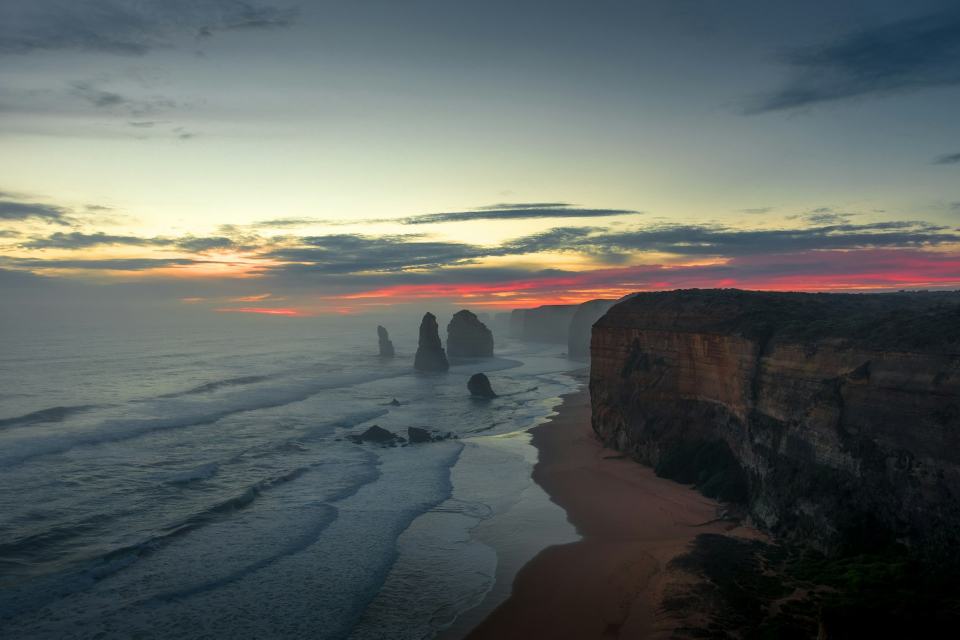
#> input picture test-images/test2.jpeg, 1920 x 1279 px (shown at 1/2 size)
$ python CIELCH-ds.py
#> lines starting #> are read from the running program, lines starting #| are printed output that depends on the picture
import numpy as np
from PIL import Image
import plotly.graph_objects as go
from skimage.color import rgb2lab

# 读取图像并转换为RGB数组
image_path = 'test-images/test2.jpeg'  # 替换为你的图片路径
# 网页通过共享入口传入 RGB 图像；直接运行时继续使用示例图片。
img_rgb = globals().get('INPUT_IMAGE')
if img_rgb is None:
    img = Image.open(image_path).convert('RGB')
#> img is the input picture: PIL image 1920x1279 RGB; mean R, G, B 93.8, 99.9, 97.3
    img_rgb = np.array(img)

# 转换为CIELAB色彩空间
img_lab = rgb2lab(img_rgb)
#> img_lab: shape (1279, 1920, 3) float64; mean of channels 0, 1, 2 40.7, -2.2, 0.4
L = img_lab[:, :, 0]
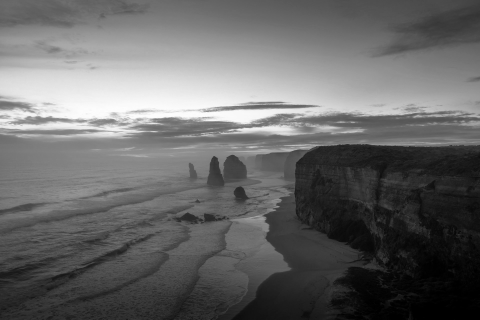
#> L: shape (1279, 1920) float64 (shown at 1/4 size); min 0, max 99.55, mean 40.7; drawn with min black and max white
a = img_lab[:, :, 1]
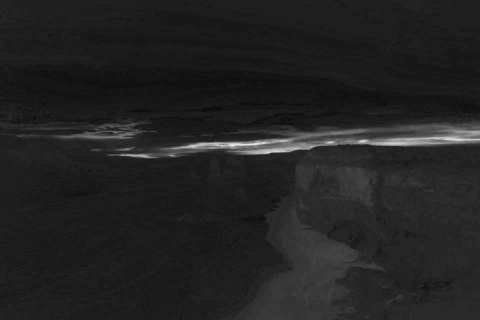
#> a: shape (1279, 1920) float64 (shown at 1/4 size); min -12.99, max 66.11, mean -2.2; drawn with min black and max white
b = img_lab[:, :, 2]
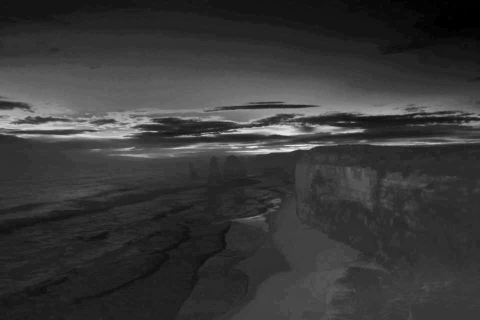
#> b: shape (1279, 1920) float64 (shown at 1/4 size); min -16.2, max 57.91, mean 0.4; drawn with min black and max white

# 计算色度(Chroma)和色相(Hue)
C = np.sqrt(a**2 + b**2)
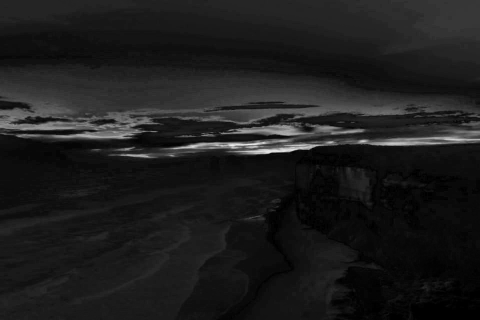
#> C: shape (1279, 1920) float64 (shown at 1/4 size); min 0, max 75.33, mean 8.6; drawn with min black and max white
h_rad = np.arctan2(b, a)  # 弧度制角度（-π到π）
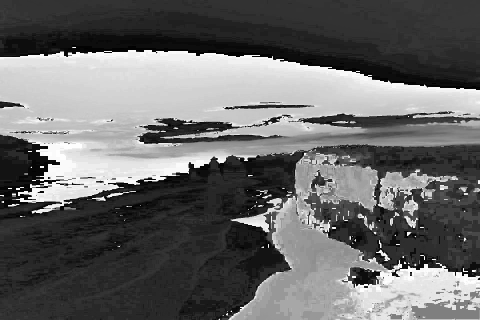
#> h_rad: shape (1279, 1920) float64 (shown at 1/4 size); min -3.13, max 3.13, mean -0.563; drawn with min black and max white
h_deg = np.degrees(h_rad) % 360  # 转换为0-360度
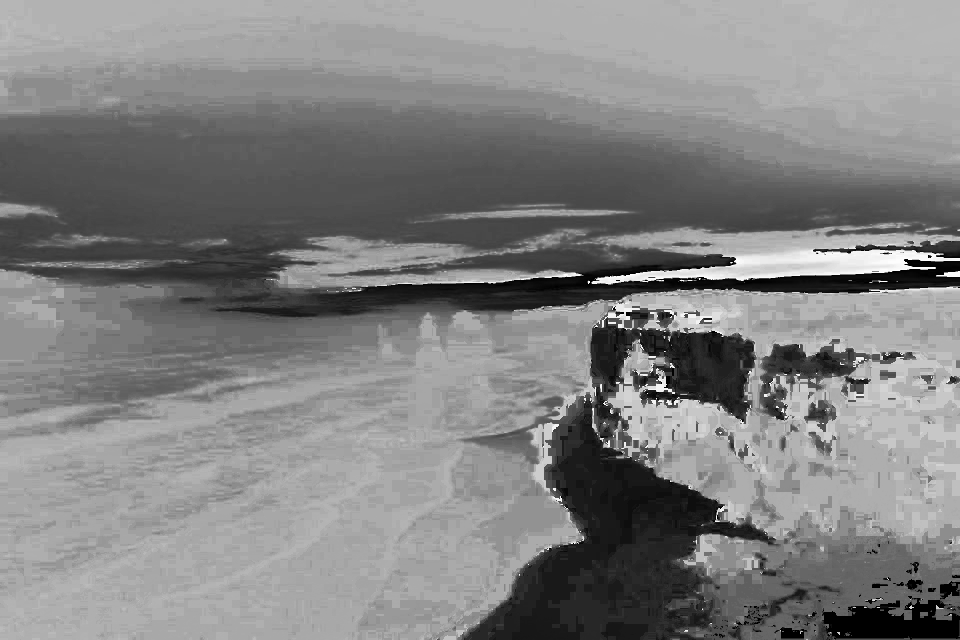
#> h_deg: shape (1279, 1920) float64 (shown at 1/2 size); min 0, max 360, mean 183.3; drawn with min black and max white

# 展平数组并降采样
height, width = img_rgb.shape[:2]
num_pixels = height * width
max_samples = globals().get('MAX_SAMPLES', 2000)
step_size = max(1, int(np.ceil(num_pixels / max_samples)))

# 创建采样掩码
xx, yy = np.meshgrid(np.arange(width), np.arange(height))
indices = yy * width + xx
sampled_indices = indices.flatten()[::step_size]

# 提取采样数据
L_flat = L.flatten()[sampled_indices]
#> L_flat = 2000 values, max 98.52 at index 668, min 0 at index 1823, mean 40.75
C_flat = C.flatten()[sampled_indices]
#> C_flat = 2000 values, max 62.11 at index 939, min 0 at index 1823, mean 8.59
h_rad_flat = h_rad.flatten()[sampled_indices]
#> h_rad_flat = 2000 values, max 3.13 at index 1737, min -3.1 at index 787, mean -0.584
colors = img_rgb.reshape(-1, 3)[sampled_indices]
#> colors = 2000 rows, first 8: [80, 96, 111], [63, 82, 97], [86, 104, 114], [45, 72, 93], [68, 87, 101], [77, 95, 109], [50, 72, 93], [74, 93, 107]

# 转换为圆柱坐标
x = C_flat * np.cos(h_rad_flat)  # 色度在极坐标中的X分量
#> x = 2000 values, max 54.32 at index 874, min -10.16 at index 781, mean -2.27
y = C_flat * np.sin(h_rad_flat)  # 色度在极坐标中的Y分量
#> y = 2000 values, max 48.3 at index 828, min -16.1 at index 111, mean 0.373
z = L_flat                      # 明度作为高度
#> z has the same summary as L_flat

# 创建圆柱体可视化
fig = go.Figure()

# 添加颜色点云
fig.add_trace(go.Scatter3d(
    x=x,
    y=y,
    z=z,
    mode='markers',
    marker=dict(
        size=3,
        color=colors/255,
        opacity=0.9,
        line=dict(width=0)
    ),
    hovertemplate=
    '<b>Hue</b>: %{text[0]:.1f}°<br>' +
    '<b>Chroma</b>: %{text[1]:.1f}<br>' +
    '<b>Lightness</b>: %{z:.1f}<extra></extra>',
    text=np.stack([h_deg.flatten()[sampled_indices], C_flat], axis=1)
))

# 计算最大色度用于圆柱体轮廓
max_chroma = C_flat.max() * 1.1
#> max_chroma = 68.32

# 添加圆柱体轮廓线
theta = np.linspace(0, 2*np.pi, 100)  # 角度范围
z_levels = np.linspace(0, 100, 5)    # 明度分层

# 添加圆柱体侧面轮廓线
for z_val in z_levels:
    x_cyl = max_chroma * np.cos(theta)
    y_cyl = max_chroma * np.sin(theta)
    fig.add_trace(go.Scatter3d(
        x=x_cyl,
        y=y_cyl,
        z=np.full_like(theta, z_val),
        mode='lines',
        line=dict(color='white', width=1),
        showlegend=False,
        hoverinfo='skip'
    ))

# 添加圆柱体顶部和底部轮廓线
for z_val in [0, 100]:
    x_cyl = max_chroma * np.cos(theta)
    y_cyl = max_chroma * np.sin(theta)
    fig.add_trace(go.Scatter3d(
        x=x_cyl,
        y=y_cyl,
        z=np.full_like(theta, z_val),
        mode='lines',
        line=dict(color='white', width=1),
        showlegend=False,
        hoverinfo='skip'
    ))

# 添加垂直轮廓线
for angle in np.linspace(0, 2*np.pi, 6):  # 每30度一条垂直线
    x_line = [max_chroma * np.cos(angle), max_chroma * np.cos(angle)]
    y_line = [max_chroma * np.sin(angle), max_chroma * np.sin(angle)]
    z_line = [0, 100]
    fig.add_trace(go.Scatter3d(
        x=x_line,
        y=y_line,
        z=z_line,
        mode='lines',
        line=dict(color='white', width=1),
        showlegend=False,
        hoverinfo='skip'
    ))
#> this loop made 6 passes
#> (angle, x_line, y_line) on passes 2 to 6: (1.26, [21.11, 21.11], [64.98, 64.98]), (2.51, [-55.28, -55.28], [40.16, 40.16]), (3.77, [-55.28, -55.28], [-40.16, -40.16]), (5.03, [21.11, 21.11], [-64.98, -64.98]), (6.28, [68.32, 68.32], [-1.67e-14, -1.67e-14])

# 添加顶面和底面的同心圆
for r in np.linspace(0, max_chroma, 6)[1:]:  # 从内到外添加同心圆
    for z_val in [0, 100]:
        x_circle = r * np.cos(theta)
        y_circle = r * np.sin(theta)
        fig.add_trace(go.Scatter3d(
            x=x_circle,
            y=y_circle,
            z=np.full_like(theta, z_val),
            mode='lines',
            line=dict(color='white', width=1, dash='dot'),
            showlegend=False,
            hoverinfo='skip'
        ))
#> this loop made 5 passes
#> r on passes 1 to 5: 13.66, 27.33, 40.99, 54.66, 68.32

# 优化布局
fig.update_layout(
    title='Cylindrical CIELCH Color Space',
    scene=dict(
        xaxis=dict(visible=False),  # 隐藏X轴
        yaxis=dict(visible=False),  # 隐藏Y轴
        zaxis=dict(visible=False),  # 隐藏Z轴
        aspectmode='manual',
        aspectratio=dict(x=1, y=1, z=1),
        camera=dict(
            up=dict(x=0, y=0, z=1),
            center=dict(x=0, y=0, z=0),
            eye=dict(x=1.5, y=1.5, z=0.8)
        ),
        bgcolor='black'  # 背景设为黑色
    ),
    margin=dict(l=0, r=0, b=0, t=30),
    font=dict(family="Arial", size=12, color='white')  # 字体颜色设为白色
)

# 显示图表
if globals().get('SHOW_FIGURE', True):
    fig.show()

# 保存为HTML文件
# fig.write_html("cielch_cylinder_outline_black.html")

$ run again, with test-images/test1.jpeg copied over test-images/test2.jpeg
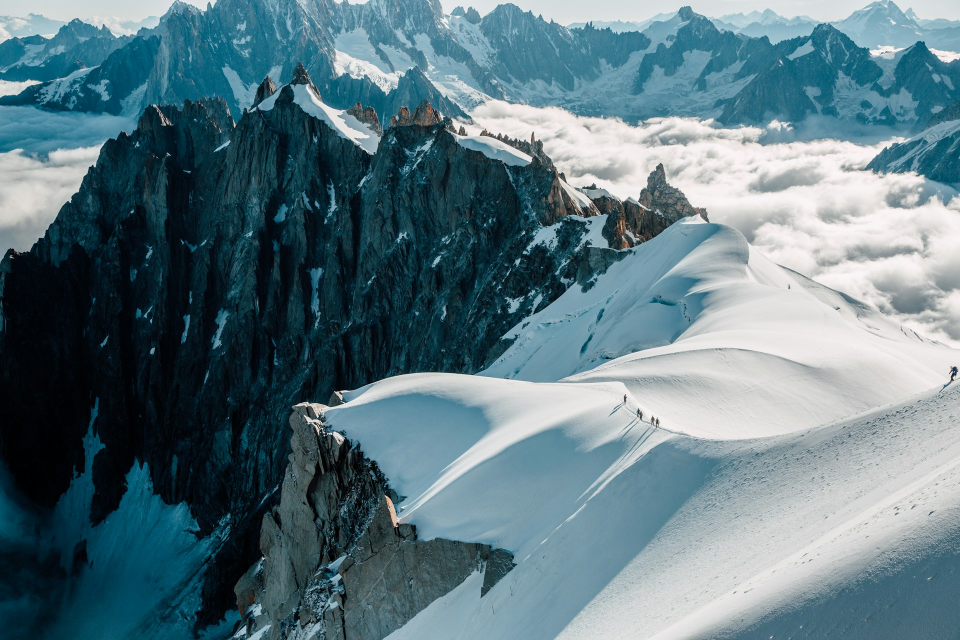
#> input picture test-images/test1.jpeg, 1920 x 1280 px (shown at 1/2 size)
#> img is the input picture: PIL image 1920x1280 RGB; mean R, G, B 93.6, 120.2, 129.2
#> img_lab: shape (1280, 1920, 3) float64; mean of channels 0, 1, 2 47.5, -5.8, -7.7
#> `h_rad = np.arctan2(b, a)`:
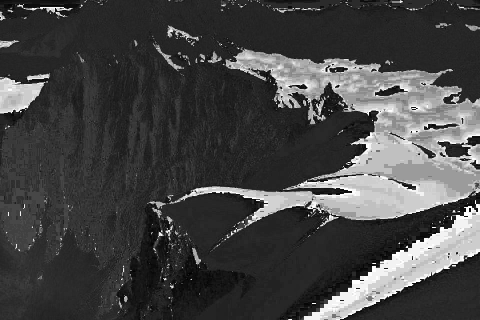
#> h_rad: shape (1280, 1920) float64 (shown at 1/4 size); min -3.14, max 3.14, mean -1.42; drawn with min black and max white
#> `h_deg = np.degrees(h_rad) % 360`:
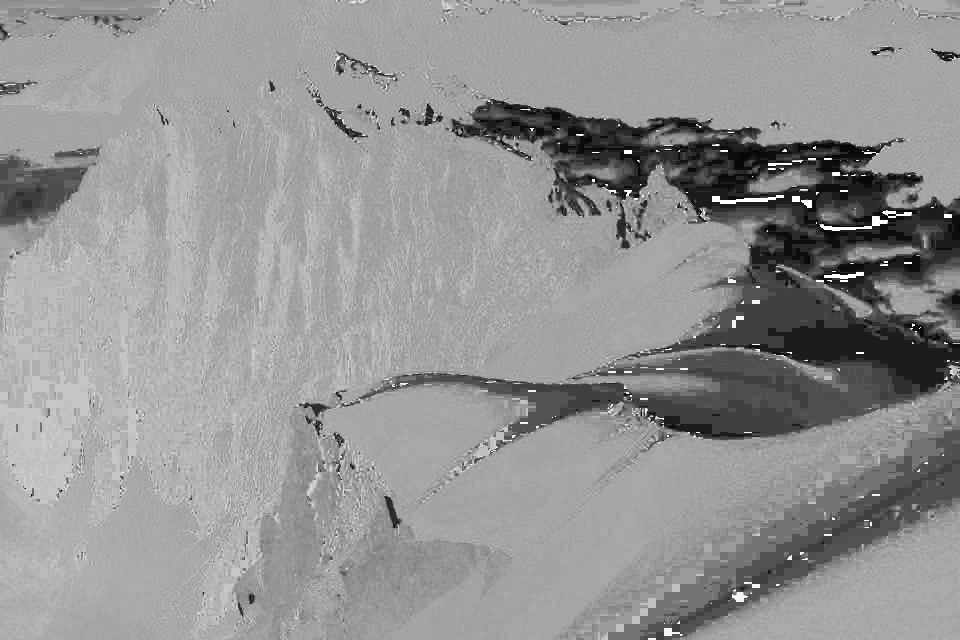
#> h_deg: shape (1280, 1920) float64 (shown at 1/2 size); min 0, max 360, mean 209.1; drawn with min black and max white
#> L_flat = 2000 values, max 97.16 at index 720, min 0.0396 at index 1292, mean 47.59
#> C_flat = 2000 values, max 26.92 at index 150, min 0.00415 at index 1243, mean 10.44
#> h_rad_flat = 2000 values, max 3.13 at index 1488, min -3.11 at index 1491, mean -1.4
#> colors = 2000 rows, first 8: [200, 212, 212], [211, 221, 222], [134, 185, 202], [140, 178, 197], [211, 221, 222], [220, 225, 228], [218, 224, 224], [222, 232, 234]
#> x = 2000 values, max 12.19 at index 1641, min -17.5 at index 336, mean -5.83
#> y = 2000 values, max 14.81 at index 1616, min -23.11 at index 198, mean -7.76
#> z has the same summary as L_flat
#> max_chroma = 29.62
#> the loop `for angle in np.linspace(0, 2*np.pi, 6):` made 6 passes
#> (angle, x_line, y_line) on passes 2 to 6: (1.26, [9.15, 9.15], [28.17, 28.17]), (2.51, [-23.96, -23.96], [17.41, 17.41]), (3.77, [-23.96, -23.96], [-17.41, -17.41]), (5.03, [9.15, 9.15], [-28.17, -28.17]), (6.28, [29.62, 29.62], [-7.25e-15, -7.25e-15])
#> the loop `for r in np.linspace(0, max_chroma, 6)[1:]:` made 5 passes
#> r on passes 1 to 5: 5.92, 11.85, 17.77, 23.69, 29.62

$ run again, with test-images/test3.jpeg copied over test-images/test2.jpeg
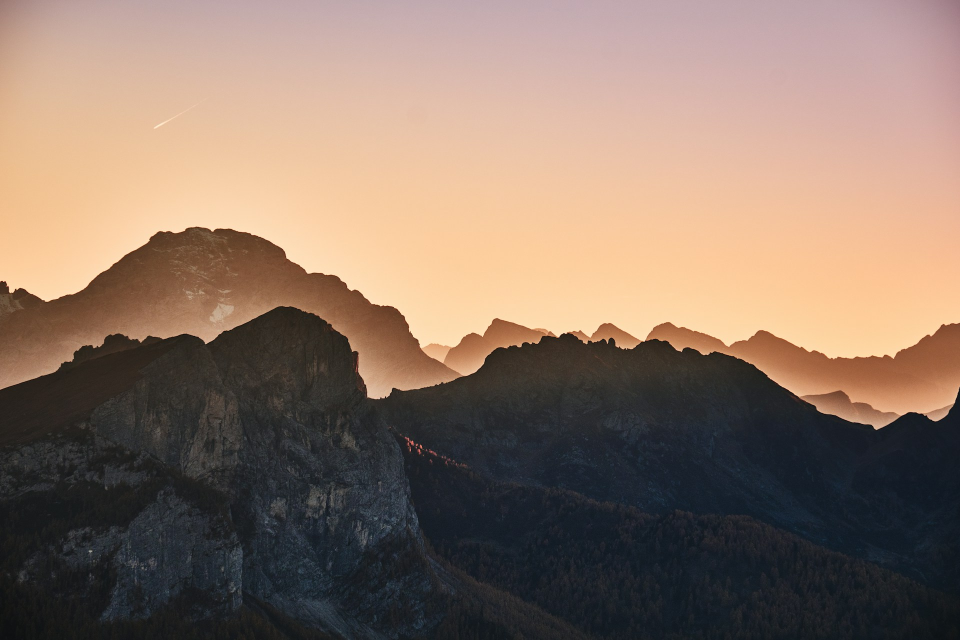
#> input picture test-images/test3.jpeg, 1920 x 1280 px (shown at 1/2 size)
#> img is the input picture: PIL image 1920x1280 RGB; mean R, G, B 138.8, 117.4, 103.6
#> img_lab: shape (1280, 1920, 3) float64; mean of channels 0, 1, 2 49.1, 6.2, 9.8
#> `h_rad = np.arctan2(b, a)`:
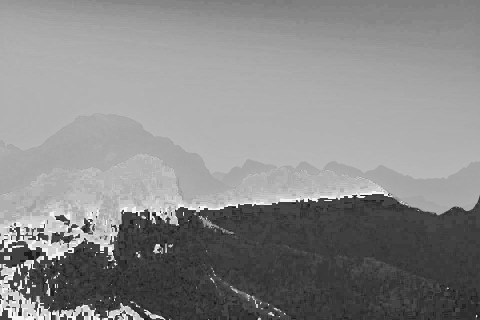
#> h_rad: shape (1280, 1920) float64 (shown at 1/4 size); min -3.13, max 3.13, mean 0.237; drawn with min black and max white
#> `h_deg = np.degrees(h_rad) % 360`:
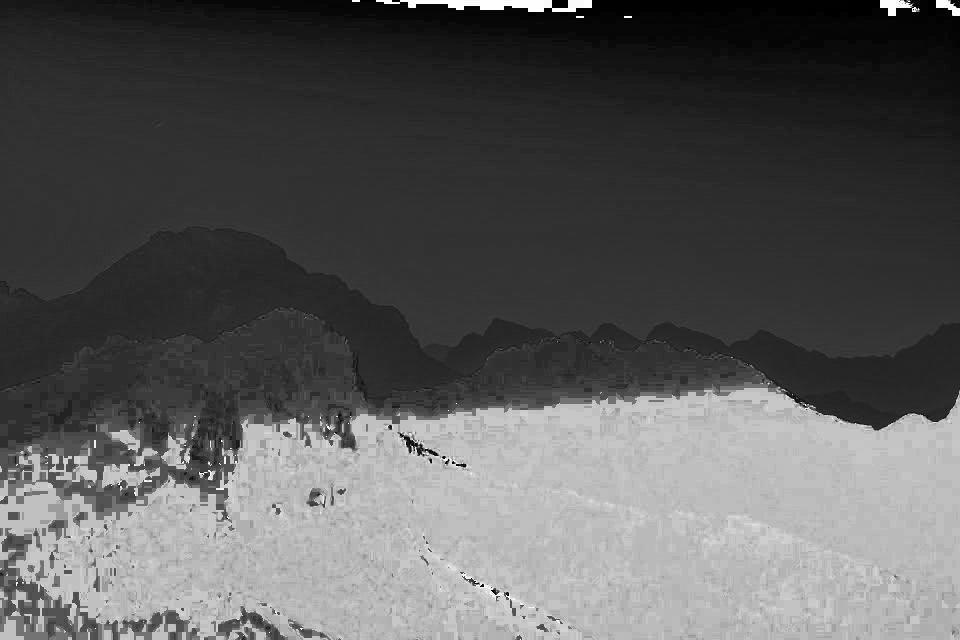
#> h_deg: shape (1280, 1920) float64 (shown at 1/2 size); min 0.00167, max 360, mean 127.3; drawn with min black and max white
#> L_flat = 2000 values, max 94.29 at index 1038, min 4.66 at index 1995, mean 49.04
#> C_flat = 2000 values, max 42.34 at index 1076, min 0.000922 at index 1906, mean 15.3
#> h_rad_flat = 2000 values, max 2.85 at index 1403, min -2.51 at index 1919, mean 0.228
#> colors = 2000 rows, first 8: [154, 121, 114], [192, 167, 173], [194, 169, 172], [185, 155, 163], [192, 169, 175], [191, 166, 169], [190, 165, 171], [192, 169, 175]
#> x = 2000 values, max 26.81 at index 1120, min -3.8 at index 1919, mean 6.14
#> y = 2000 values, max 33.56 at index 1085, min -11.91 at index 1601, mean 9.74
#> z has the same summary as L_flat
#> max_chroma = 46.58
#> the loop `for angle in np.linspace(0, 2*np.pi, 6):` made 6 passes
#> (angle, x_line, y_line) on passes 2 to 6: (1.26, [14.39, 14.39], [44.3, 44.3]), (2.51, [-37.68, -37.68], [27.38, 27.38]), (3.77, [-37.68, -37.68], [-27.38, -27.38]), (5.03, [14.39, 14.39], [-44.3, -44.3]), (6.28, [46.58, 46.58], [-1.14e-14, -1.14e-14])
#> the loop `for r in np.linspace(0, max_chroma, 6)[1:]:` made 5 passes
#> r on passes 1 to 5: 9.32, 18.63, 27.95, 37.26, 46.58
